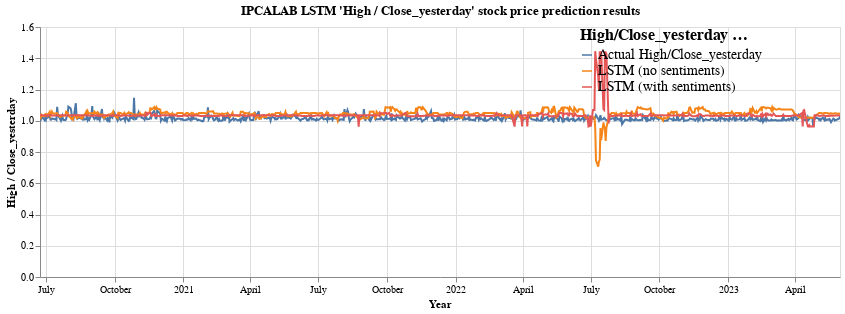

Write notebook code for a chart like this one.
### Code cell
high_close_yesterday_ratio = alt.Chart(melted_df, title="IPCALAB LSTM 'High / Close_yesterday' stock price prediction results").mark_line().encode(
    x=alt.X('date:T', title="Year"),
    y = alt.Y('High/Close_yesterday:Q', title="High / Close_yesterday"),
    color = alt.Color('High/Close_yesterday method:N',
                      legend=alt.Legend(orient='right',direction = 'vertical',labelLimit = 400))
    ).properties(height = 250, width = 800
    ).configure_legend(
    offset=-260,
    symbolDirection='vertical',
        titleFontSize=16,
        labelFontSize=14
    )

high_close_yesterday_ratio.interactive()

### Figure 1 — Vega-Lite specification as saved in the notebook (floating-point values rounded to 4 significant figures; data arrays with more than 128 entries replaced by an {"elided": "..."} marker saying what was removed)
{"usermeta": {"embedOptions": {"theme": "fivethirtyeight"}}, "config": {"view": {"continuousWidth": 300, "continuousHeight": 300}, "legend": {"labelFontSize": 14, "offset": -260, "symbolDirection": "vertical", "titleFontSize": 16}}, "data": {"name": "data-5c937eb3a2f7f8d3e63be1c592873cdc"}, "mark": {"type": "line"}, "encoding": {"color": {"field": "High/Close_yesterday method", "legend": {"direction": "vertical", "labelLimit": 400, "orient": "right"}, "type": "nominal"}, "x": {"field": "date", "title": "Year", "type": "temporal"}, "y": {"field": "High/Close_yesterday", "title": "High / Close_yesterday", "type": "quantitative"}}, "height": 250, "params": [{"name": "param_2", "select": {"type": "interval", "encodings": ["x", "y"]}, "bind": "scales"}], "title": "IPCALAB LSTM 'High / Close_yesterday' stock price prediction results", "width": 800, "$schema": "https://vega.github.io/schema/vega-lite/v5.8.0.json", "datasets": {"data-5c937eb3a2f7f8d3e63be1c592873cdc": {"elided": "2184 records"}}}
